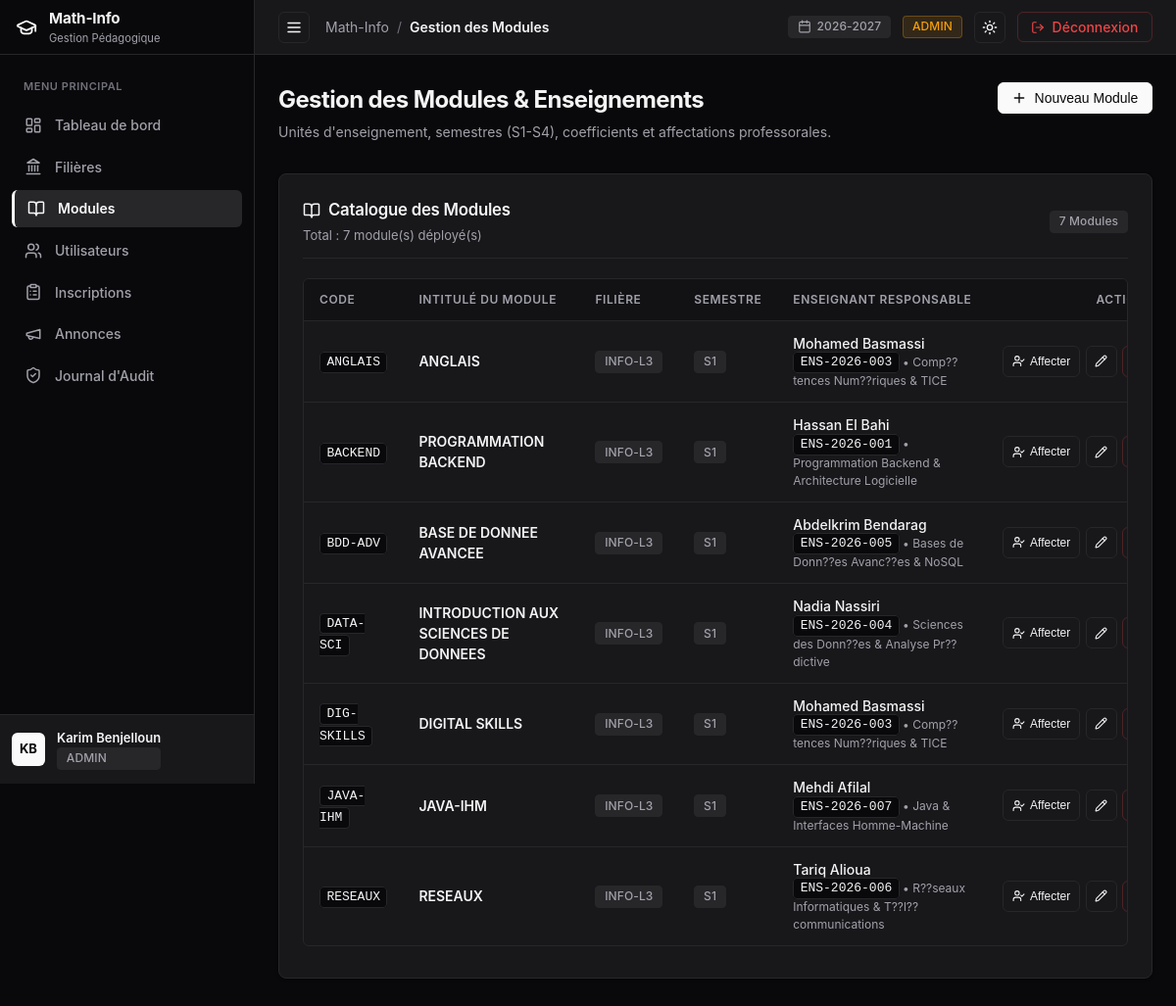
/admin/modules (signed in), run on the app's committed database.
### tables this page shows
CREATE TABLE `utilisateurs` (
  `idUtilisateur` int NOT NULL AUTO_INCREMENT,
  `nom` varchar(100) NOT NULL,
  `prenom` varchar(100) NOT NULL,
  `email` varchar(150) NOT NULL,
  `motDePasse` varchar(255) NOT NULL,
  `role` enum('ADMIN','ENSEIGNANT','ETUDIANT') NOT NULL,
  `dateCreation` timestamp NULL DEFAULT CURRENT_TIMESTAMP,
  PRIMARY KEY (`idUtilisateur`),
  UNIQUE KEY `email` (`email`)
);

CREATE TABLE `modules` (
  `idModule` int NOT NULL AUTO_INCREMENT,
  `code` varchar(20) NOT NULL,
  `intitule` varchar(150) NOT NULL,
  `semestre` enum('S1','S2','S3','S4') NOT NULL,
  `coefficient` float NOT NULL DEFAULT '1',
  `idFiliere` int NOT NULL,
  `idEnseignant` int DEFAULT NULL,
  PRIMARY KEY (`idModule`),
  UNIQUE KEY `code` (`code`),
  KEY `idFiliere` (`idFiliere`),
  KEY `idEnseignant` (`idEnseignant`),
  CONSTRAINT `modules_ibfk_1` FOREIGN KEY (`idFiliere`) REFERENCES `filieres` (`idFiliere`) ON DELETE CASCADE,
  CONSTRAINT `modules_ibfk_2` FOREIGN KEY (`idEnseignant`) REFERENCES `enseignants` (`idUtilisateur`) ON DELETE SET NULL
);

CREATE TABLE `filieres` (
  `idFiliere` int NOT NULL AUTO_INCREMENT,
  `code` varchar(20) NOT NULL,
  `intitule` varchar(150) NOT NULL,
  `description` text,
  PRIMARY KEY (`idFiliere`),
  UNIQUE KEY `code` (`code`)
);

CREATE TABLE `enseignants` (
  `idUtilisateur` int NOT NULL,
  `matricule` varchar(50) NOT NULL,
  `specialite` varchar(100) NOT NULL,
  PRIMARY KEY (`idUtilisateur`),
  UNIQUE KEY `matricule` (`matricule`),
  CONSTRAINT `enseignants_ibfk_1` FOREIGN KEY (`idUtilisateur`) REFERENCES `utilisateurs` (`idUtilisateur`) ON DELETE CASCADE
);

### src/Views/admin/modules.php (the view, shortened to what the rows shown need)
<div style="margin-bottom: 2rem; display: flex; justify-content: space-between; align-items: flex-start; flex-wrap: wrap; gap: 1rem;">
  <div>
    <h1 style="font-size: 1.5rem; font-weight: 700; letter-spacing: -0.025em; color: var(--text-main); margin-bottom: 0.25rem;">
      Gestion des Modules & Enseignements
    </h1>
    <p style="color: var(--text-muted); font-size: 0.875rem;">
      Unités d'enseignement, semestres (S1-S4), coefficients et affectations professorales.
    </p>
  </div>
  <button class="btn btn-primary" data-modal-open="createModuleModal">
    <?= Icon::get('plus', 16) ?>
    <span>Nouveau Module</span>
  </button>
</div>
<div class="card">
  <div class="card-header">
    <div>
      <span class="card-title">
        <?= Icon::get('book-open', 18) ?>
        <span>Catalogue des Modules</span>
      </span>
      <span class="card-desc" style="display: block; margin-top: 0.25rem;">
        Total : <?= count($modules) ?> module(s) déployé(s)
      </span>
    </div>
    <span class="badge badge-neutral"><?= count($modules) ?> Modules</span>
  </div>
  <?php if (empty($modules)): ?>
    <div style="text-align: center; padding: 3rem 1rem; color: var(--text-muted); font-size: 0.875rem;">
      <div style="margin-bottom: 0.5rem; color: var(--text-subtle);"><?= Icon::get('book-open', 32) ?></div>
      Aucun module répertorié. Créez un premier module pour commencer.
    </div>
  <?php else: ?>
    <div class="table-wrapper">
      <table>
        <thead>
          <tr>
            <th style="min-width: 90px;">Code</th>
            <th style="min-width: 180px;">Intitulé du Module</th>
            <th style="min-width: 90px;">Filière</th>
            <th style="min-width: 80px;">Semestre</th>
            <th style="min-width: 200px;">Enseignant Responsable</th>
            <th style="min-width: 140px; text-align: right;">Actions</th>
          </tr>
        </thead>
        <tbody>
          <?php foreach ($modules as $m): ?>
            <tr>
              <td><code><?= htmlspecialchars($m['code']) ?></code></td>
              <td style="font-weight: 600;"><?= htmlspecialchars($m['intitule']) ?></td>
              <td>
                <span class="badge badge-neutral"><?= htmlspecialchars($m['filiere_code']) ?></span>
              </td>
              <td>
                <span class="badge badge-neutral"><?= htmlspecialchars($m['semestre']) ?></span>
              </td>
              <td>
                <?php if (!empty($m['enseignant_nom'])): ?>
                  <div style="display: flex; flex-direction: column;">
                    <span style="font-weight: 500;"><?= htmlspecialchars($m['enseignant_prenom'] . ' ' . $m['enseignant_nom']) ?></span>
                    <span style="font-size: 0.75rem; color: var(--text-muted);">
                      <code><?= htmlspecialchars($m['enseignant_matricule'] ?? '') ?></code> • <?= htmlspecialchars($m['enseignant_specialite'] ?? '') ?>
                    </span>
                  </div>
                <?php endif; ?>
              </td>
              <td style="text-align: right;">
                <div style="display: inline-flex; gap: 0.35rem;">
                  <button
                    type="button"
                    class="btn btn-outline btn-sm assign-teacher-btn"
                    data-id="<?= $m['idModule'] ?>"
                    data-code="<?= htmlspecialchars($m['code']) ?>"
                    data-intitule="<?= htmlspecialchars($m['intitule']) ?>"
                    data-teacher-id="<?= (int)($m['idEnseignant'] ?? 0) ?>"
                    title="Changer l'enseignant responsable"
                  >
                    <?= Icon::get('user-check', 13) ?>
                    <span>Affecter</span>
                  </button>
                  <button
                    type="button"
                    class="btn btn-outline btn-sm btn-icon edit-module-btn"
                    data-id="<?= $m['idModule'] ?>"
                    data-code="<?= htmlspecialchars($m['code']) ?>"
                    data-intitule="<?= htmlspecialchars($m['intitule']) ?>"
                    data-semestre="<?= htmlspecialchars($m['semestre']) ?>"
                    data-coefficient="<?= htmlspecialchars((string)$m['coefficient']) ?>"
                    data-filiere-id="<?= $m['idFiliere'] ?>"
                    data-teacher-id="<?= (int)($m['idEnseignant'] ?? 0) ?>"
                    title="Modifier le module"
                  >
                    <?= Icon::get('pencil', 13) ?>
                  </button>
                  <form action="/admin/modules/delete" method="POST" onsubmit="return confirm('Confirmer la suppression de ce module ?');" style="display: inline;">
                    <button type="submit" class="btn btn-destructive btn-sm btn-icon" title="Supprimer">
                    </button>
                  </form>
                </div>
              </td>
            </tr>
          <?php endforeach; ?>
        </tbody>
      </table>
    </div>
  <?php endif; ?>
</div>
</div>
</div>

### src/Utils/Icon.php (shortened to what the rows shown need)
<?php
class Icon {
    public static function get(string $name, int $size = 16, string $extraClass = ''): string {
        $classAttr = 'lucide-icon' . ($extraClass !== '' ? ' ' . $extraClass : '');
        $svgAttrs = sprintf(
            'xmlns="http://www.w3.org/2000/svg" width="%d" height="%d" viewBox="0 0 24 24" fill="none" stroke="currentColor" stroke-width="2" stroke-linecap="round" stroke-linejoin="round" class="%s"',
            $size,
            $size,
            htmlspecialchars($classAttr)
        );
        switch ($name) {
            case 'graduation-cap':
                return "<svg {$svgAttrs}><path d=\"M21.42 10.922a1 1 0 0 0-.019-1.838L12.83 5.18a2 2 0 0 0-1.66 0L2.6 9.08a1 1 0 0 0 0 1.832l8.57 3.908a2 2 0 0 0 1.66 0z\"/><path d=\"M22 10v6\"/><path d=\"M6 12.5V16a6 3 0 0 0 12 0v-3.5\"/></svg>";
            case 'layout-dashboard':
                return "<svg {$svgAttrs}><rect width=\"7\" height=\"9\" x=\"3\" y=\"3\" rx=\"1\"/><rect width=\"7\" height=\"5\" x=\"14\" y=\"3\" rx=\"1\"/><rect width=\"7\" height=\"9\" x=\"14\" y=\"12\" rx=\"1\"/><rect width=\"7\" height=\"5\" x=\"3\" y=\"16\" rx=\"1\"/></svg>";
            case 'landmark':
                return "<svg {$svgAttrs}><line x1=\"3\" x2=\"21\" y1=\"22\" y2=\"22\"/><line x1=\"6\" x2=\"6\" y1=\"18\" y2=\"11\"/><line x1=\"10\" x2=\"10\" y1=\"18\" y2=\"11\"/><line x1=\"14\" x2=\"14\" y1=\"18\" y2=\"11\"/><line x1=\"18\" x2=\"18\" y1=\"18\" y2=\"11\"/><polygon points=\"12 2 20 7 4 7\"/></svg>";
            case 'book-open':
                return "<svg {$svgAttrs}><path d=\"M12 7v14\"/><path d=\"M3 18a1 1 0 0 1-1-1V4a1 1 0 0 1 1-1h5a4 4 0 0 1 4 4 4 4 0 0 1 4-4h5a1 1 0 0 1 1 1v13a1 1 0 0 1-1 1h-6a3 3 0 0 0-3 3 3 3 0 0 0-3-3z\"/></svg>";
            case 'users':
                return "<svg {$svgAttrs}><path d=\"M16 21v-2a4 4 0 0 0-4-4H6a4 4 0 0 0-4 4v2\"/><circle cx=\"9\" cy=\"7\" r=\"4\"/><path d=\"M22 21v-2a4 4 0 0 0-3-3.87\"/><path d=\"M16 3.13a4 4 0 0 1 0 7.75\"/></svg>";
            case 'user-check':
                return "<svg {$svgAttrs}><path d=\"M16 21v-2a4 4 0 0 0-4-4H6a4 4 0 0 0-4 4v2\"/><circle cx=\"9\" cy=\"7\" r=\"4\"/><polyline points=\"16 11 18 13 22 9\"/></svg>";
            case 'clipboard-list':
                return "<svg {$svgAttrs}><rect width=\"8\" height=\"4\" x=\"8\" y=\"2\" rx=\"1\" ry=\"1\"/><path d=\"M16 4h2a2 2 0 0 1 2 2v14a2 2 0 0 1-2 2H6a2 2 0 0 1-2-2V6a2 2 0 0 1 2-2h2\"/><path d=\"M12 11h4\"/><path d=\"M12 16h4\"/><path d=\"M8 11h.01\"/><path d=\"M8 16h.01\"/></svg>";
            case 'megaphone':
                return "<svg {$svgAttrs}><path d=\"m3 11 18-5v12L3 14v-3z\"/><path d=\"M11.6 16.8a3 3 0 1 1-5.8-1.6\"/></svg>";
            case 'shield-check':
                return "<svg {$svgAttrs}><path d=\"M20 13c0 5-3.5 7.5-7.66 8.95a1 1 0 0 1-.67-.01C7.5 20.5 4 18 4 13V6a1 1 0 0 1 1-1c2 0 4.5-1.2 6.24-2.72a1.17 1.17 0 0 1 1.52 0C14.51 3.81 17 5 19 5a1 1 0 0 1 1 1z\"/><path d=\"m9 12 2 2 4-4\"/></svg>";
            case 'calendar':
                return "<svg {$svgAttrs}><path d=\"M8 2v4\"/><path d=\"M16 2v4\"/><rect width=\"18\" height=\"18\" x=\"3\" y=\"4\" rx=\"2\"/><path d=\"M3 10h18\"/></svg>";
            case 'sun':
                return "<svg {$svgAttrs}><circle cx=\"12\" cy=\"12\" r=\"4\"/><path d=\"M12 2v2\"/><path d=\"M12 20v2\"/><path d=\"m4.93 4.93 1.41 1.41\"/><path d=\"m17.66 17.66 1.41 1.41\"/><path d=\"M2 12h2\"/><path d=\"M20 12h2\"/><path d=\"m6.34 17.66-1.41 1.41\"/><path d=\"m19.07 4.93-1.41 1.41\"/></svg>";
            case 'log-out':
                return "<svg {$svgAttrs}><path d=\"M9 21H5a2 2 0 0 1-2-2V5a2 2 0 0 1 2-2h4\"/><polyline points=\"16 17 21 12 16 7\"/><line x1=\"21\" x2=\"9\" y1=\"12\" y2=\"12\"/></svg>";
            case 'pencil':
                return "<svg {$svgAttrs}><path d=\"M21.174 6.812a1 1 0 0 0-3.986-3.987L3.842 16.174a2 2 0 0 0-.5.83l-1.321 4.352a.5.5 0 0 0 .623.622l4.353-1.32a2 2 0 0 0 .83-.497z\"/><path d=\"m15 5 4 4\"/></svg>";
            case 'trash-2':
                return "<svg {$svgAttrs}><path d=\"M3 6h18\"/><path d=\"M19 6v14c0 1-1 2-2 2H7c-1 0-2-1-2-2V6\"/><path d=\"M8 6V4c0-1 1-2 2-2h4c1 0 2 1 2 2v2\"/><line x1=\"10\" x2=\"10\" y1=\"11\" y2=\"17\"/><line x1=\"14\" x2=\"14\" y1=\"11\" y2=\"17\"/></svg>";
            case 'plus':
                return "<svg {$svgAttrs}><path d=\"M5 12h14\"/><path d=\"M12 5v14\"/></svg>";
            case 'x':
                return "<svg {$svgAttrs}><path d=\"M18 6 6 18\"/><path d=\"m6 6 12 12\"/></svg>";
            case 'menu':
                return "<svg {$svgAttrs}><line x1=\"4\" x2=\"20\" y1=\"12\" y2=\"12\"/><line x1=\"4\" x2=\"20\" y1=\"6\" y2=\"6\"/><line x1=\"4\" x2=\"20\" y1=\"18\" y2=\"18\"/></svg>";
            case 'arrow-right':
                return "<svg {$svgAttrs}><path d=\"M5 12h14\"/><path d=\"m12 5 7 7-7 7\"/></svg>";
        }
    }
}

### src/Views/layout/main.php (shortened to what the rows shown need)
<?php
$currentUser = Auth::user();
$currentRole = Auth::role();
$activeNav = $activeNav ?? 'dashboard';
?>
<!DOCTYPE html>
<html lang="fr" data-theme="dark">
<head>
  <link rel="stylesheet" href="/css/style.css">
</head>
<body class="app-shell">
  <aside id="sidebar" class="sidebar">
    <div class="sidebar-header">
      <a href="/" class="sidebar-brand">
        <span class="brand-icon"><?= Icon::get('graduation-cap', 22) ?></span>
        <div class="brand-text">
          <span class="brand-name">Math-Info</span>
          <span class="brand-sub">Gestion Pédagogique</span>
        </div>
      </a>
    </div>
    <nav class="sidebar-nav">
      <div class="nav-section-title">Menu Principal</div>
      <?php if ($currentRole === 'ADMIN'): ?>
        <a href="/admin/dashboard" class="nav-item <?= $activeNav === 'dashboard' ? 'active' : '' ?>">
          <span class="nav-icon"><?= Icon::get('layout-dashboard', 18) ?></span>
          <span class="nav-label">Tableau de bord</span>
        </a>
        <a href="/admin/filieres" class="nav-item <?= $activeNav === 'filieres' ? 'active' : '' ?>">
          <span class="nav-icon"><?= Icon::get('landmark', 18) ?></span>
          <span class="nav-label">Filières</span>
        </a>
        <a href="/admin/modules" class="nav-item <?= $activeNav === 'modules' ? 'active' : '' ?>">
          <span class="nav-icon"><?= Icon::get('book-open', 18) ?></span>
          <span class="nav-label">Modules</span>
        </a>
        <a href="/admin/utilisateurs" class="nav-item <?= $activeNav === 'utilisateurs' ? 'active' : '' ?>">
          <span class="nav-icon"><?= Icon::get('users', 18) ?></span>
          <span class="nav-label">Utilisateurs</span>
        </a>
        <a href="/admin/inscriptions" class="nav-item <?= $activeNav === 'inscriptions' ? 'active' : '' ?>">
          <span class="nav-icon"><?= Icon::get('clipboard-list', 18) ?></span>
          <span class="nav-label">Inscriptions</span>
        </a>
        <a href="/admin/annonces" class="nav-item <?= $activeNav === 'annonces' ? 'active' : '' ?>">
          <span class="nav-icon"><?= Icon::get('megaphone', 18) ?></span>
          <span class="nav-label">Annonces</span>
        </a>
        <a href="/admin/audit" class="nav-item <?= $activeNav === 'audit' ? 'active' : '' ?>">
          <span class="nav-icon"><?= Icon::get('shield-check', 18) ?></span>
          <span class="nav-label">Journal d'Audit</span>
        </a>
      <?php endif; ?>
    </nav>
    <div class="sidebar-footer">
      <div class="user-profile-widget">
        <div class="user-avatar">
          <?= strtoupper(substr($currentUser ? $currentUser->getPrenom() : 'U', 0, 1) . substr($currentUser ? $currentUser->getNom() : 'S', 0, 1)) ?>
        </div>
        <div class="user-meta">
          <span class="user-name"><?= htmlspecialchars($currentUser ? $currentUser->getNomComplet() : 'Utilisateur') ?></span>
          <span class="user-role-badge badge badge-neutral"><?= htmlspecialchars($currentRole ?? '') ?></span>
        </div>
      </div>
    </div>
  </aside>
  <div class="main-wrapper">
    <header class="app-topbar">
      <div class="topbar-left">
        <button id="sidebarToggle" class="btn btn-icon sidebar-toggle-btn-topbar" title="Basculer le menu" aria-label="Menu">
          <?= Icon::get('menu', 18) ?>
        </button>
        <div class="breadcrumb">
          <span class="breadcrumb-root">Math-Info</span>
          <span class="breadcrumb-sep">/</span>
          <span class="breadcrumb-current"><?= htmlspecialchars($title ?? 'Dashboard') ?></span>
        </div>
      </div>
      <div class="topbar-right">
        <div class="badge badge-neutral" title="Année Universitaire en cours">
          <?= Icon::get('calendar', 14) ?>
          <span>2026-2027</span>
        </div>
        <?php if ($currentRole === 'ADMIN'): ?>
          <span class="badge badge-warning">ADMIN</span>
        <?php elseif ($currentRole === 'ENSEIGNANT'): ?>
          <span class="badge badge-neutral">ENSEIGNANT</span>
        <?php else: ?>
          <span class="badge badge-neutral">ÉTUDIANT</span>
        <?php endif; ?>
        <button id="themeToggle" class="btn btn-icon" title="Basculer Mode Clair/Sombre" aria-label="Basculer Thème">
          <span id="themeIcon"><?= Icon::get('sun', 16) ?></span>
        </button>
        <a href="/logout" class="btn btn-destructive" title="Déconnexion">
          <?= Icon::get('log-out', 14) ?>
          <span class="desktop-only">Déconnexion</span>
        </a>
      </div>
    </header>
    <main class="page-content">
      <div class="content-container">
        <?= $content ?>
</body>
</html>

### data on the page
utilisateurs: prenom+nom "KB", prenom+nom "Karim Benjelloun"
modules: code "ANGLAIS", intitule "ANGLAIS", idFiliere.code "INFO-L3", semestre "S1", utilisateurs.prenom+nom "Mohamed Basmassi", idEnseignant.matricule "ENS-2026-003", idEnseignant.specialite "Comp??tences Num??riques & TICE"
modules: code "BACKEND", intitule "PROGRAMMATION BACKEND", idFiliere.code "INFO-L3", semestre "S1", utilisateurs.prenom+nom "Hassan El Bahi", idEnseignant.matricule "ENS-2026-001", idEnseignant.specialite "Programmation Backend & Architecture Logicielle"
modules: code "BDD-ADV", intitule "BASE DE DONNEE AVANCEE", idFiliere.code "INFO-L3", semestre "S1", utilisateurs.prenom+nom "Abdelkrim Bendarag", idEnseignant.matricule "ENS-2026-005", idEnseignant.specialite "Bases de Donn??es Avanc??es & NoSQL"
modules: code "DATA-SCI", intitule "INTRODUCTION AUX SCIENCES DE DONNEES", idFiliere.code "INFO-L3", semestre "S1", utilisateurs.prenom+nom "Nadia Nassiri", idEnseignant.matricule "ENS-2026-004", idEnseignant.specialite "Sciences des Donn??es & Analyse Pr??dictive"
modules: code "DIG-SKILLS", intitule "DIGITAL SKILLS", idFiliere.code "INFO-L3", semestre "S1", utilisateurs.prenom+nom "Mohamed Basmassi", idEnseignant.matricule "ENS-2026-003", idEnseignant.specialite "Comp??tences Num??riques & TICE"
modules: code "JAVA-IHM", intitule "JAVA-IHM", idFiliere.code "INFO-L3", semestre "S1", utilisateurs.prenom+nom "Mehdi Afilal", idEnseignant.matricule "ENS-2026-007", idEnseignant.specialite "Java & Interfaces Homme-Machine"
modules: code "RESEAUX", intitule "RESEAUX", idFiliere.code "INFO-L3", semestre "S1", utilisateurs.prenom+nom "Tariq Alioua", idEnseignant.matricule "ENS-2026-006", idEnseignant.specialite "R??seaux Informatiques & T??l??communications"

### other printed values
$currentRole "ADMIN"
$title "Gestion des Modules"
count($modules) "7"
